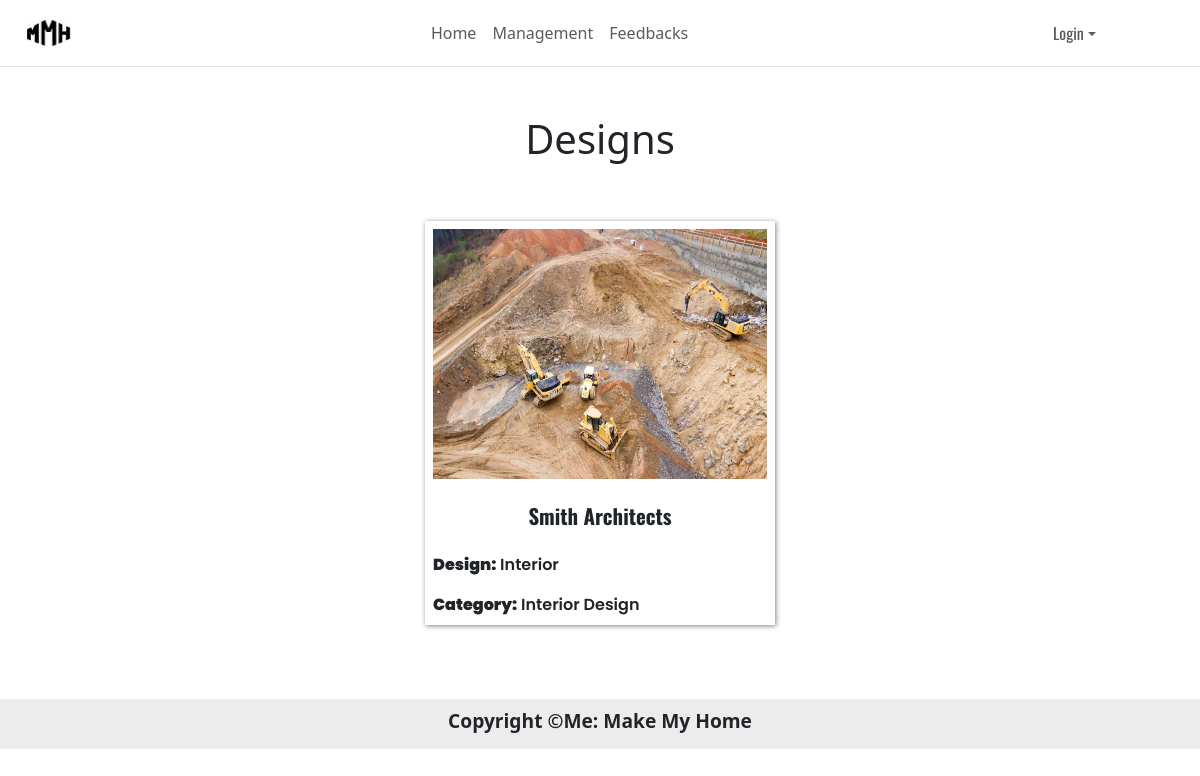
Page /designs/8876575455/ on the committed database.
### mmh_app/models.py (models this page shows)
class Design(models.Model):
    architect = models.ForeignKey(Architect, on_delete=models.DO_NOTHING)
    name = models.CharField(max_length=50)
    pic = models.FileField(max_length=100, upload_to='pics')
    category = models.CharField(max_length=50)

class Architect(models.Model):
    phone = models.CharField(max_length=13, primary_key=True)
    name = models.CharField(max_length=50)
    specilization = models.CharField(max_length=250)

### mmh_app/views.py (the view)
# urls.py: path('designs/<str:phone>/', design, name='designs'),
def design(request, phone):
    arobj = Architect.objects.get(phone=phone)
    obj = Design.objects.filter(architect = arobj)
    return render(request, 'designs.html', {'obj':obj})

### mmh_app/templates/designs.html
{% extends 'base.html' %}
{%load static%}
{% block content %}
<h1 class="text-center mt-5">Designs</h1>
<div class="dc">
    {% for x in obj %}
        <div class="cards">
            <div class="imdiv" style="height: 250px;">
                <img src="{{x.pic.url}}" alt="">
            </div>
            <h3 class="card-title mb-4 text-center">{{ x.architect.name }}</h3>
            <p class="card-text text-start"><strong>Design:</strong> {{ x.name }}</p>
            <p class="card-text text-start"><strong>Category:</strong> {{ x.category }}</p>
        </div>
    {% endfor %}
</div>
{% endblock content %}

### mmh_app/static/style.css (style rules this page uses)
* { margin: 0; padding: 0; box-sizing: border-box; }
body { background-color: rgb(255, 255, 255); font-family: 'Poppins', sans-serif; }
.dc { display: flex; justify-content: center; align-items: start; padding: 0 5vw; flex-wrap: wrap; width: 100%; }

### rows in the picture
Design: pic (picture), architect.name "Smith Architects", name "Interior", category "Interior Design"
